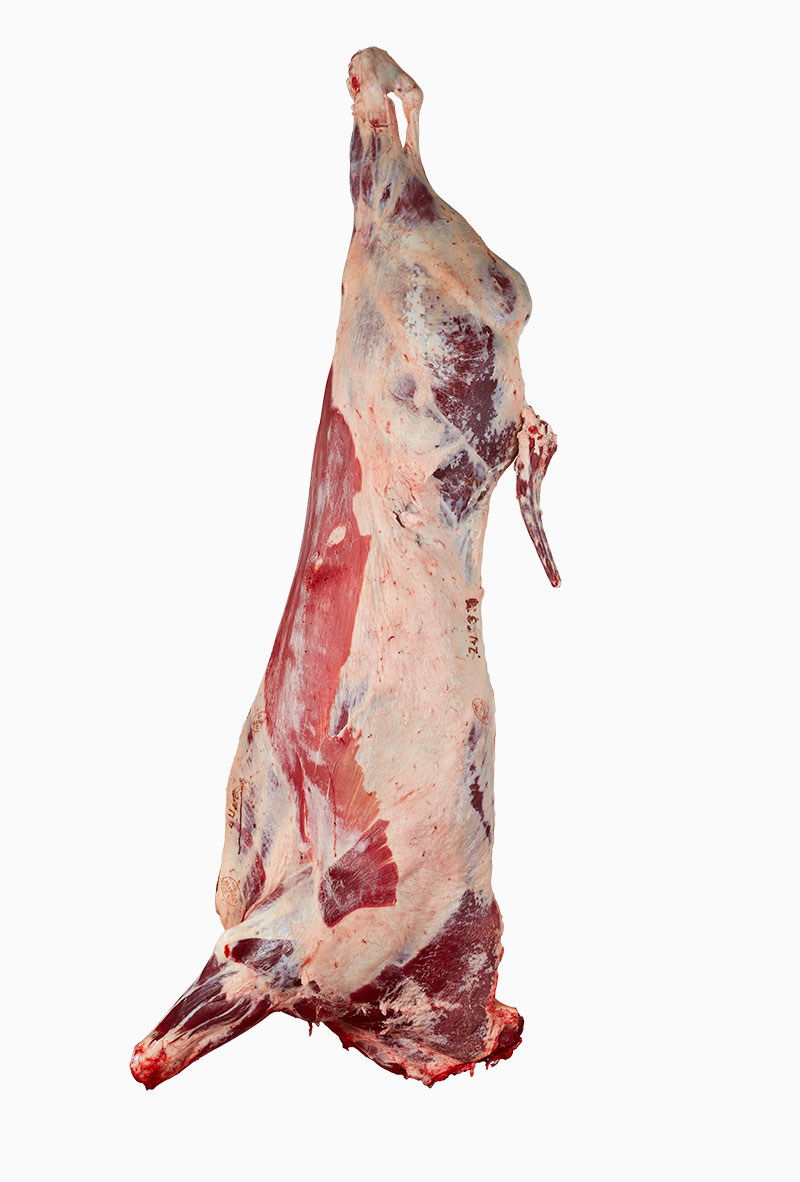
#> input picture images/canal(2).jpg, 800 x 1182 px
$ python hsv_histogram.py
#> lines starting #> are read from the running program, lines starting #| are printed output that depends on the picture
import cv2

# import numpy as np
import matplotlib.pyplot as plt

image = cv2.imread("images/canal(2).jpg")
#> image is the input picture: shape (1182, 800, 3); mean B, G, R 223.3, 225.3, 235.9

hsv_image = cv2.cvtColor(image, cv2.COLOR_BGR2HSV)
#> hsv_image: shape (1182, 800, 3); mean H, S, V 10.6, 19.1, 235.9

# Separate the channels
h, s, v = cv2.split(hsv_image)
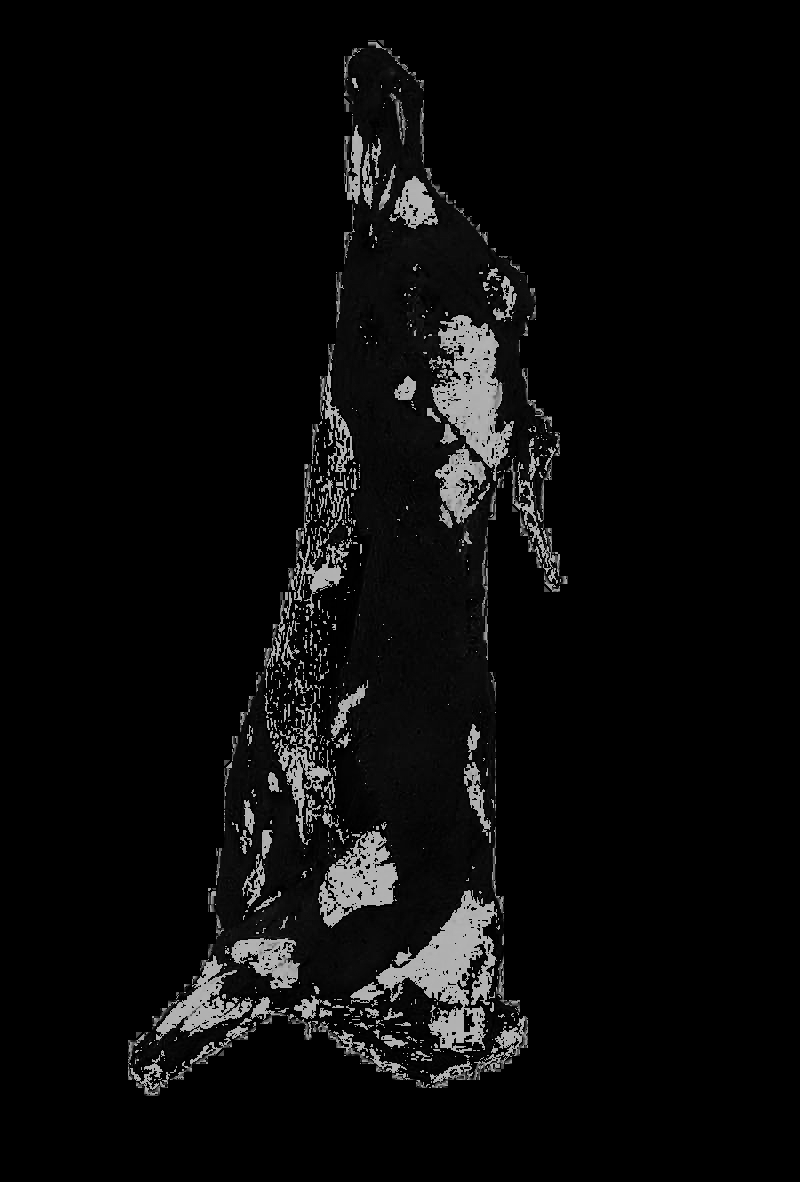
#> h: shape (1182, 800); min 0, max 179, mean 10.6
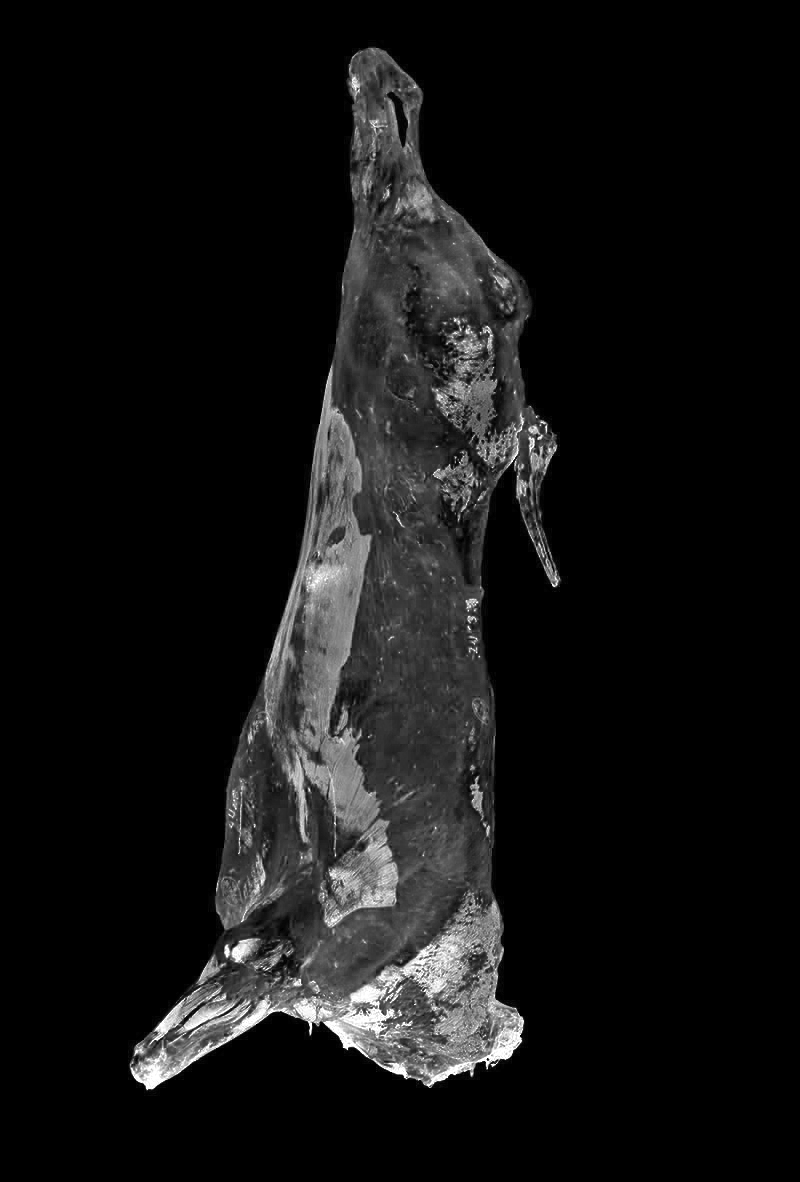
#> s: shape (1182, 800); min 0, max 255, mean 19.1
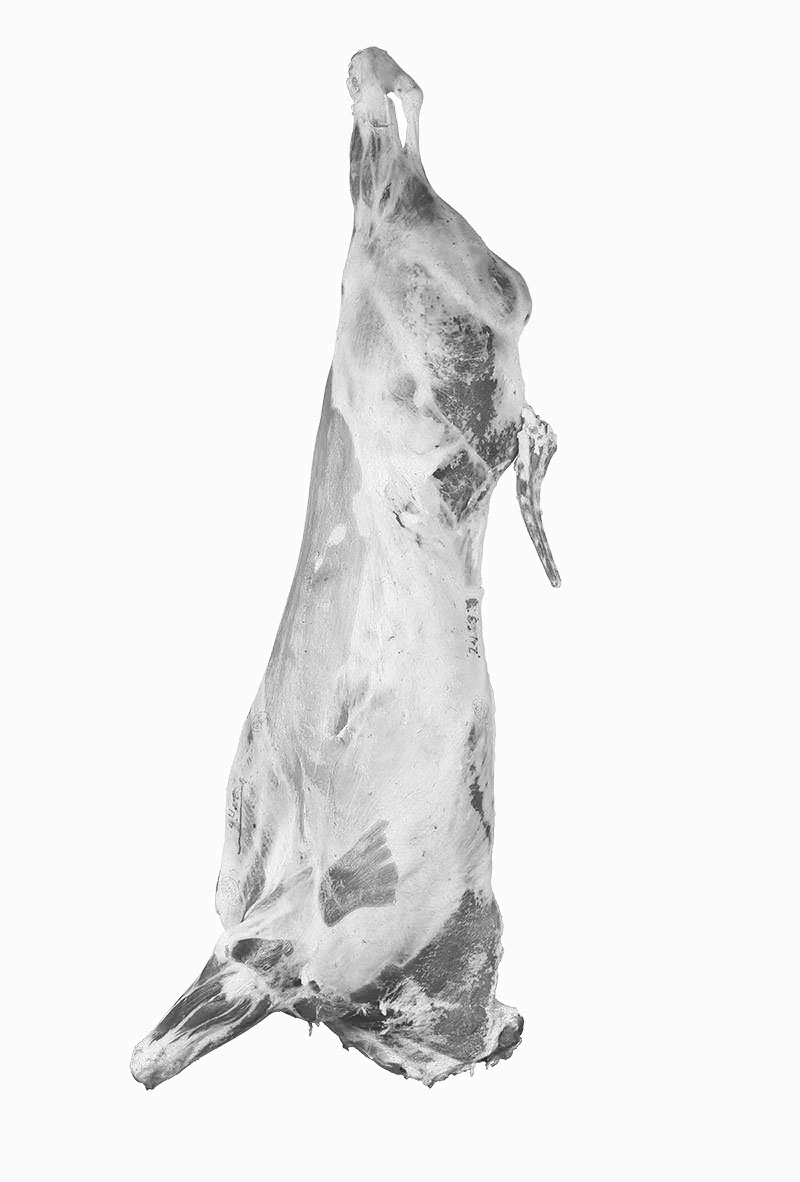
#> v: shape (1182, 800); min 16, max 255, mean 235.9

# Generate histograms
hist_h = cv2.calcHist([h], [0], None, [180], [0, 180])
#> hist_h = 180 values, max 737679 at index 0, min 0 at index 59, mean 5253.3
hist_s = cv2.calcHist([s], [0], None, [256], [0, 256])
#> hist_s = 256 values, max 724131 at index 0, min 6 at index 254, mean 3693.8
hist_v = cv2.calcHist([v], [0], None, [256], [0, 256])
#> hist_v = 256 values, max 723185 at index 250, min 0 at index 0, mean 3693.8

# Plot histograms
plt.subplot(311)
plt.plot(hist_h, color="red")
plt.title("Hue Histogram")

plt.subplot(312)
plt.plot(hist_s, color="green")
plt.title("Saturation Histogram")

plt.subplot(313)
plt.plot(hist_v, color="blue")
plt.title("Value Histogram")

plt.show()
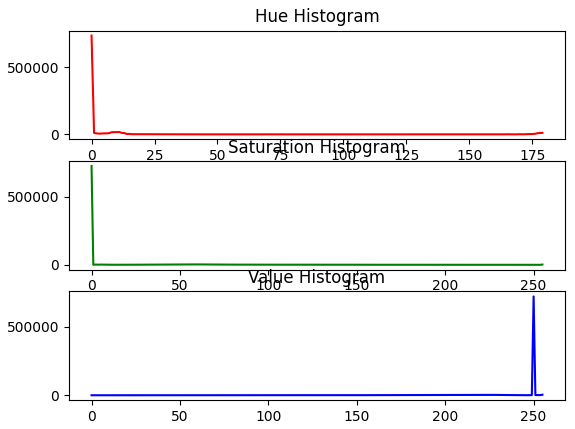
#> figure drawn by matplotlib, 3 panels; panel 1: curve peaks at x = 0, y = 737679; panel 2: curve peaks at x = 0, y = 724131; panel 3: curve peaks at x = 250, y = 723185
